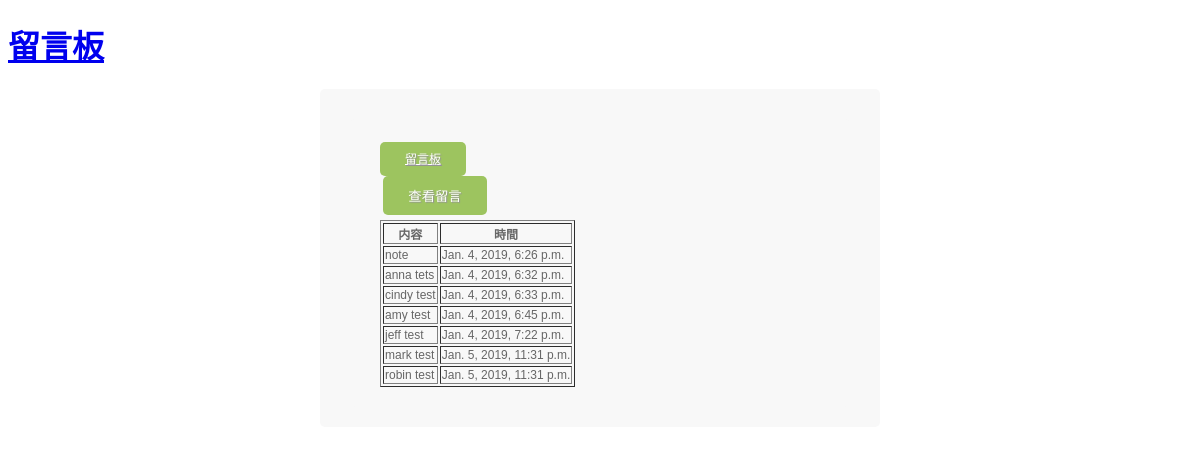
Screenshot of /showall/ with the database file from the repository.
### blog/models.py (models this page shows, shortened)
class form(models.Model):
    name = models.CharField(max_length=100)
    email = models.EmailField(max_length=100, blank=True, default='')
    note = models.TextField(null=False)
    time = models.DateTimeField(auto_now_add=True)

### blog/views.py (the view)
# urls.py: path('showall/',showall),
def showall(request):
    allInfo = form.objects.all()
    return render(request,'messagepage.html',{'allInfo':allInfo})

### templates/messagepage.html (shortened to what this page needs)
<!DOCTYPE html>
<html>
<head>
    <link href="//maxcdn.bootstrapcdn.com/font-awesome/4.2.0/css/font-awesome.min.css" rel="stylesheet" type="text/css">
    <link href="//djangogirlstaipei.github.io/assets/css/style.css" rel="stylesheet" type="text/css">
    <link href="/static/css/style.css" rel="stylesheet" type="text/css">
</head>
<body>
    <div class="header">
        <h1 class="site-title text-center">
            <a href="/">留言板</a>
        </h1>
    </div>
    <div  class="smart-green">
        <form action="/showall/" method="get" class="smart-green">
            <a class="button" href="/homepage">留言板</a>
            <label>
                <span>&nbsp;</span>
                    <input type="submit" class="button" value="查看留言"/>
            </label>
            <table border="1">
                <thead>
                    <tr class="site-title text-center">
                        <th>内容</th>
                        <th>時間</th>
                    </tr>
                </thead>
                <tbody>
                    {% if allInfo %}
                        {% for message in allInfo  %}
                            <tr>
                                <td>{{ message.note }}</td>
                                <td>{{ message.time }}</td>
                            </tr>
                        {% endfor %}
                    {% else %}
                        <tr>
                            <td colspan="4">沒有留言</td>
                        </tr>
                    {% endif %}
                </tbody>
            </table>
        </form>
    </div>
</body>
</html>

### static/css/style.css (style rules this page uses)
.smart-green { margin-left: auto; margin-right: auto; max-width: 500px; background: #F8F8F8; padding: 30px 30px 20px 30px; font: 12px Arial, Helvetica, sans-serif; color: #666; border-radius: 5px; -webkit-border-radius: 5px; -moz-border-radius: 5px; }
.smart-green label { display: block; margin: 0px 0px 5px; }
.smart-green label > span { float: left; margin-top: 10px; color: #5E5E5E; }
.smart-green .button { background-color: #9DC45F; border-radius: 5px; -webkit-border-radius: 5px; -moz-border-border-radius: 5px; border: none; padding: 10px 25px 10px 25px; color: #FFF; text-shadow: 1px 1px 1px #949494; }

### rows the page displays
form: note "note", time "Jan. 4, 2019, 6:26 p.m."
form: note "anna tets", time "Jan. 4, 2019, 6:32 p.m."
form: note "cindy test", time "Jan. 4, 2019, 6:33 p.m."
form: note "amy test", time "Jan. 4, 2019, 6:45 p.m."
form: note "jeff test", time "Jan. 4, 2019, 7:22 p.m."
form: note "mark test", time "Jan. 5, 2019, 11:31 p.m."
form: note "robin test", time "Jan. 5, 2019, 11:31 p.m."
